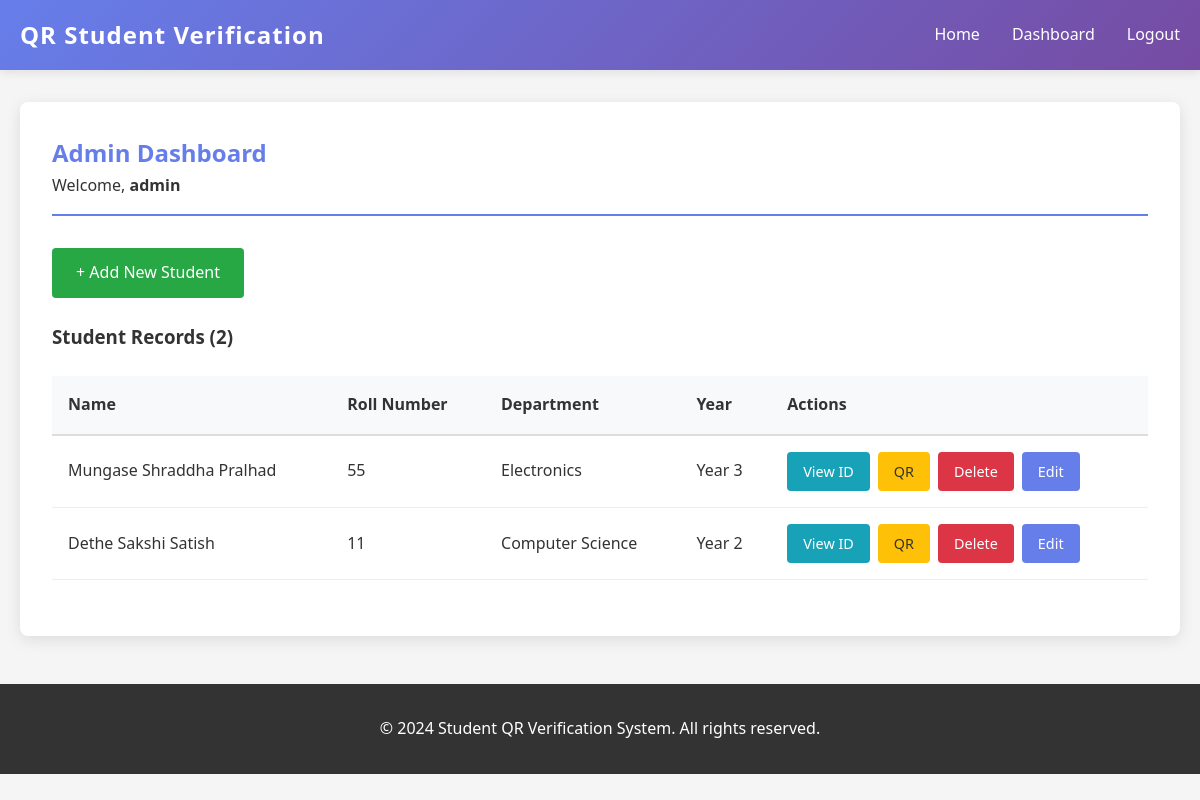
Before: /admin-dashboard/ (signed in) with the older database file.
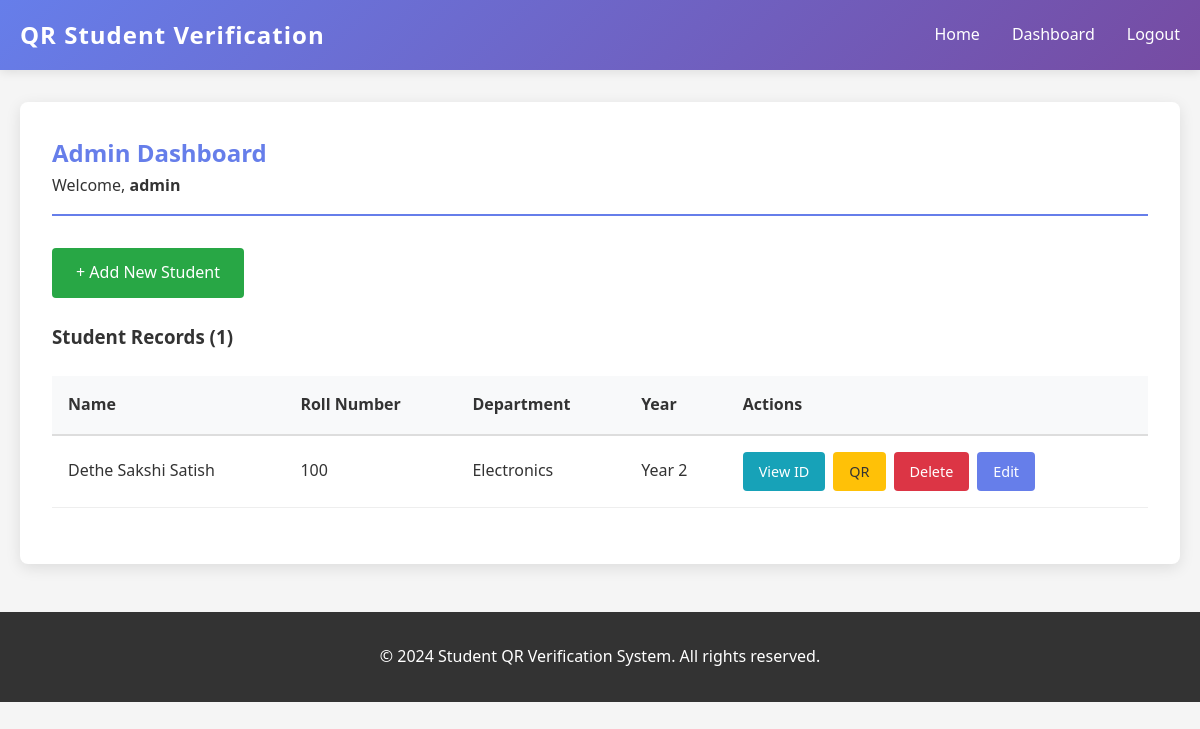
After: the same page with the newer database file.
### qr_app/models.py (models this page shows, shortened)
class Student(models.Model):
    DEPARTMENT_CHOICES = [
        ('CSE', 'Computer Science'),
        ('ECE', 'Electronics'),
        ('ME', 'Mechanical'),
        ('CE', 'Civil'),
        ('EE', 'Electrical'),
    ]
    YEAR_CHOICES = [
        ('1', 'First Year'),
        ('2', 'Second Year'),
        ('3', 'Third Year'),
        ('4', 'Fourth Year'),
    ]
    student_id = models.UUIDField(primary_key=True, default=uuid.uuid4, editable=False)
    name = models.CharField(max_length=100)
    roll_number = models.CharField(max_length=50, unique=True)
    department = models.CharField(max_length=50, choices=DEPARTMENT_CHOICES)
    year = models.CharField(max_length=10, choices=YEAR_CHOICES)
    photo = models.ImageField(upload_to='student_photos/', null=True, blank=True)
    qr_code = models.ImageField(upload_to='qr_codes/', null=True, blank=True)
    created_at = models.DateTimeField(auto_now_add=True)
    updated_at = models.DateTimeField(auto_now=True)
    class Meta:
        ordering = ['-created_at']

### qr_app/views.py (the view)
# urls.py: path('admin-dashboard/', views.admin_dashboard, name='admin_dashboard'),
@login_required(login_url='admin_login')
def admin_dashboard(request):
    if not request.user.is_staff:
        return redirect('home')
    students = Student.objects.all()
    return render(request, 'admin_dashboard.html', {'students': students})

### templates/admin_dashboard.html (shortened to what this page needs)
{% extends 'base.html' %}
{% load static %}
{% block content %}
<div class="dashboard-container">
    <div class="dashboard-header">
        <h2>Admin Dashboard</h2>
        <p>Welcome, <strong>{{ user.first_name|default:user.username }}</strong></p>
    </div>
    <div class="dashboard-actions">
        <a href="{% url 'add_student' %}" class="btn btn-success">+ Add New Student</a>
    </div>
    <div class="dashboard-content">
        <h3>Student Records ({{ students|length }})</h3>
        {% if students %}
        <div class="table-responsive">
            <table class="students-table">
                <thead>
                    <tr>
                        <th>Name</th>
                        <th>Roll Number</th>
                        <th>Department</th>
                        <th>Year</th>
                        <th>Actions</th>
                    </tr>
                </thead>
                <tbody>
                    {% for student in students %}
                    <tr>
                        <td>{{ student.name }}</td>
                        <td>{{ student.roll_number }}</td>
                        <td>{{ student.get_department_display }}</td>
                        <td>Year {{ student.year }}</td>
                        <td class="actions">
                            <a href="{% url 'student_id' student.student_id %}" class="btn btn-sm btn-info">View ID</a>
                            <a href="{% url 'download_qr' student.student_id %}" class="btn btn-sm btn-warning">QR</a>
                            <a href="{% url 'delete_student' student.student_id %}" class="btn btn-sm btn-danger" onclick="return confirm('Are you sure you want to delete this student?');">Delete</a>
                            <a href="{% url 'edit_student' student.student_id %}" class="btn btn-sm btn-primary">Edit</a>
                        </td>
                    </tr>
                    {% endfor %}
                </tbody>
            </table>
        </div>
        {% else %}
        <div class="no-data">
            <p>No students added yet.</p>
            <a href="{% url 'add_student' %}" class="btn btn-success">Add First Student</a>
        </div>
        {% endif %}
    </div>
</div>
{% endblock %}

### templates/base.html (shortened to what this page needs)
{% load static %}
<!DOCTYPE html>
<html lang="en">
<head>
    <link rel="stylesheet" href="{% static 'css/style.css' %}">
</head>
<body>
    <div class="navbar">
        <div class="container">
            <div class="logo">QR Student Verification</div>
            <nav class="nav-links">
                <a href="{% url 'home' %}" class="nav-link">Home</a>
                {% if user.is_authenticated and user.is_staff %}
                    <a href="{% url 'admin_dashboard' %}" class="nav-link">Dashboard</a>
                    <a href="{% url 'admin_logout' %}" class="nav-link">Logout</a>
                {% else %}
                    <a href="{% url 'admin_login' %}" class="nav-link">Admin Login</a>
                {% endif %}
            </nav>
        </div>
    </div>
    <div class="container">
        {% block content %}{% endblock %}
    </div>
    <footer class="footer">
        <p>&copy; 2024 Student QR Verification System. All rights reserved.</p>
    </footer>
</body>
</html>

### static/css/style.css (style rules this page uses)
* { margin: 0; padding: 0; box-sizing: border-box; }
body { font-family: 'Segoe UI', Tahoma, Geneva, Verdana, sans-serif; line-height: 1.6; color: #333; background-color: #f5f5f5; }
.container { max-width: 1200px; margin: 0 auto; padding: 0 20px; }
.navbar { background: linear-gradient(135deg, #667eea 0%, #764ba2 100%); color: white; padding: 1rem 0; box-shadow: 0 2px 10px rgba(0, 0, 0, 0.1); position: sticky; top: 0; z-index: 100; }
.navbar .container { display: flex; justify-content: space-between; align-items: center; }
.logo { font-size: 1.5rem; font-weight: bold; letter-spacing: 1px; }
.nav-links { display: flex; gap: 2rem; }
.nav-link { color: white; text-decoration: none; transition: opacity 0.3s; }
.btn { display: inline-block; padding: 0.75rem 1.5rem; border: none; border-radius: 4px; text-decoration: none; cursor: pointer; font-size: 1rem; transition: all 0.3s; font-weight: 500; }
.btn-primary { background-color: #667eea; color: white; }
.btn-success { background-color: #28a745; color: white; }
.btn-danger { background-color: #dc3545; color: white; }
.btn-warning { background-color: #ffc107; color: #333; }
.btn-info { background-color: #17a2b8; color: white; }
.btn-sm { padding: 0.5rem 1rem; font-size: 0.9rem; }
.dashboard-container { background: white; padding: 2rem; border-radius: 8px; margin: 2rem 0; box-shadow: 0 4px 15px rgba(0, 0, 0, 0.1); }
.dashboard-header { margin-bottom: 2rem; border-bottom: 2px solid #667eea; padding-bottom: 1rem; }
.dashboard-header h2 { color: #667eea; }
.dashboard-actions { margin: 1.5rem 0; }
.table-responsive { overflow-x: auto; margin: 1.5rem 0; }
.students-table { width: 100%; border-collapse: collapse; }
.students-table thead { background-color: #f8f9fa; border-bottom: 2px solid #ddd; }
.students-table th { padding: 1rem; text-align: left; font-weight: 600; color: #333; }
.students-table td { padding: 1rem; border-bottom: 1px solid #eee; }
.actions { display: flex; gap: 0.5rem; }
.footer { background-color: #333; color: white; text-align: center; padding: 2rem; margin-top: 3rem; }
.footer p { margin: 0; }

Changed rows visible on the page:
removed Student: name "Mungase Shraddha Pralhad", roll_number "55", department "Electronics", year "3"
changed Student "Dethe Sakshi Satish": roll_number "11" → "100"; department "Computer Science" → "Electronics"
Other visible differences:
{{ students|length }}: "2" → "1"
